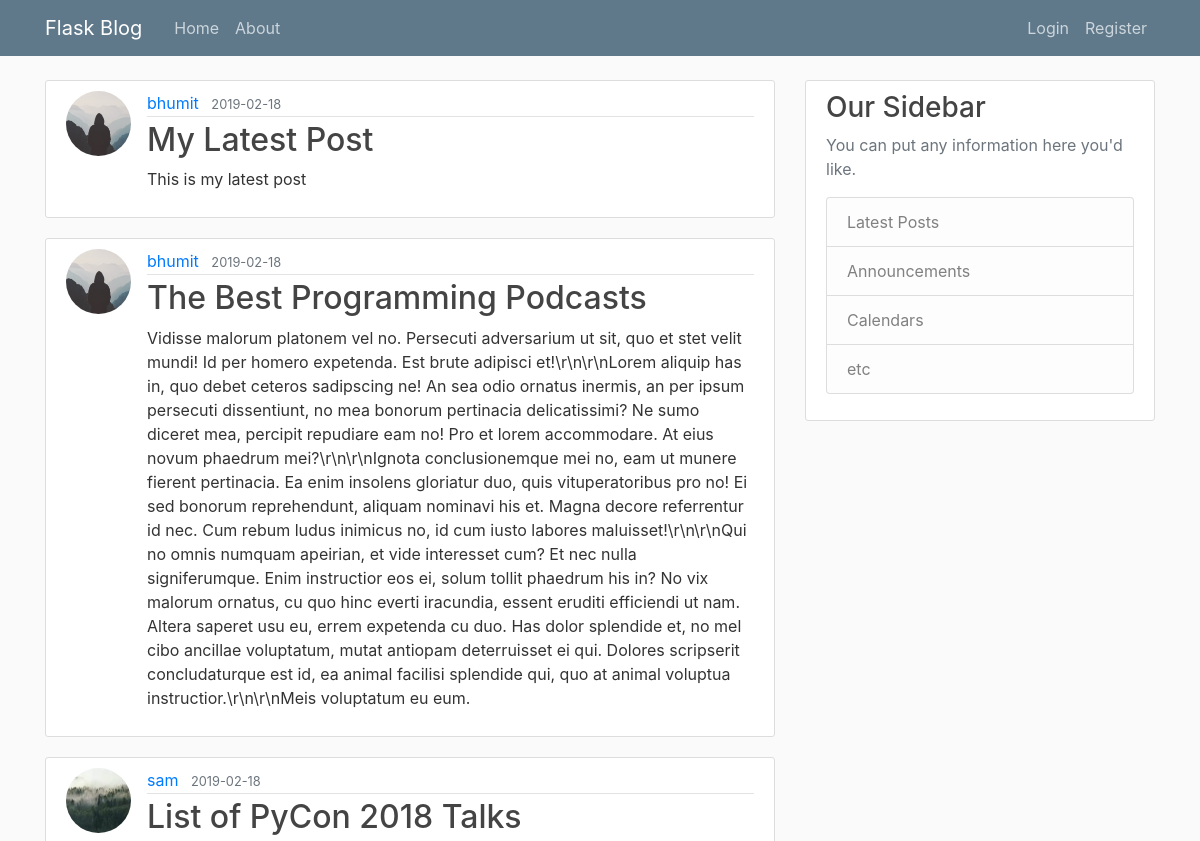
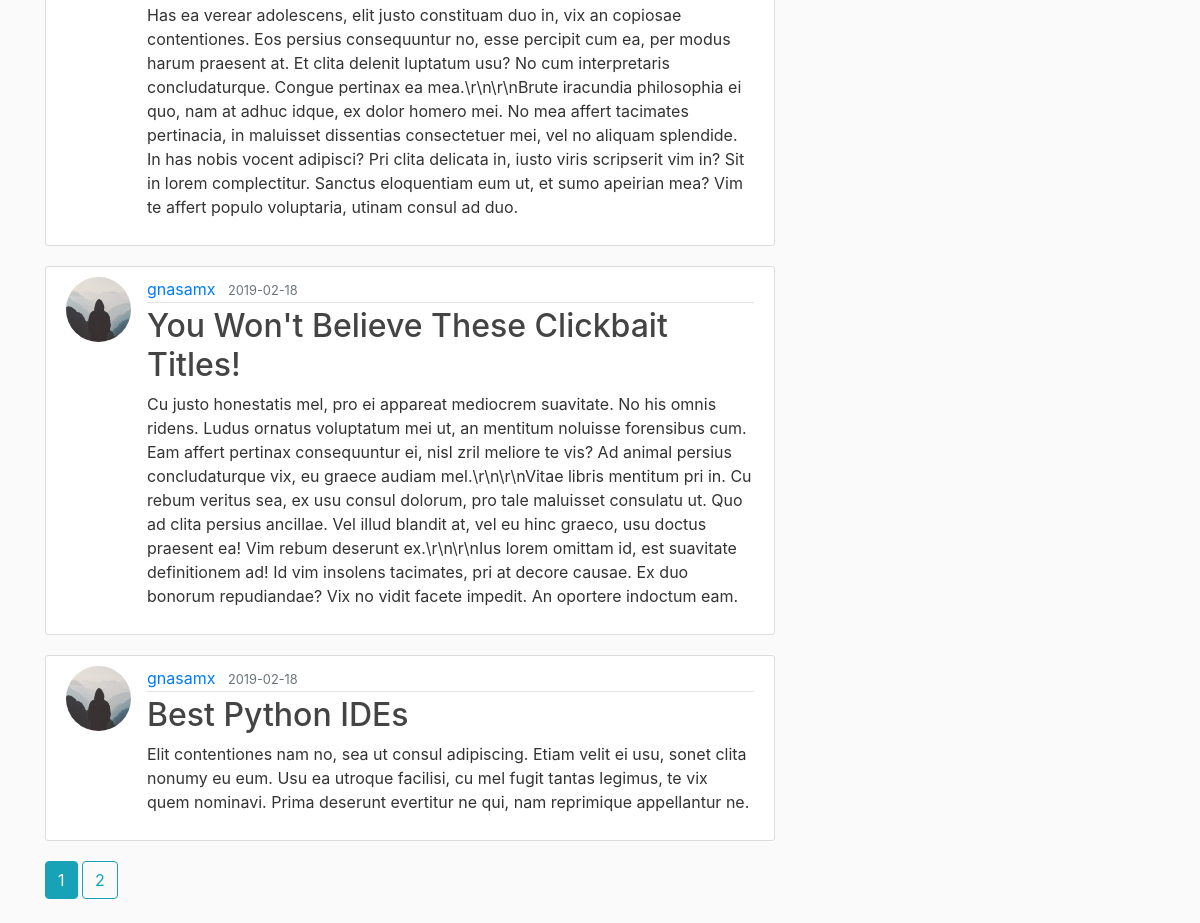
Page /home on the earlier database version (2 pictures, top to bottom).
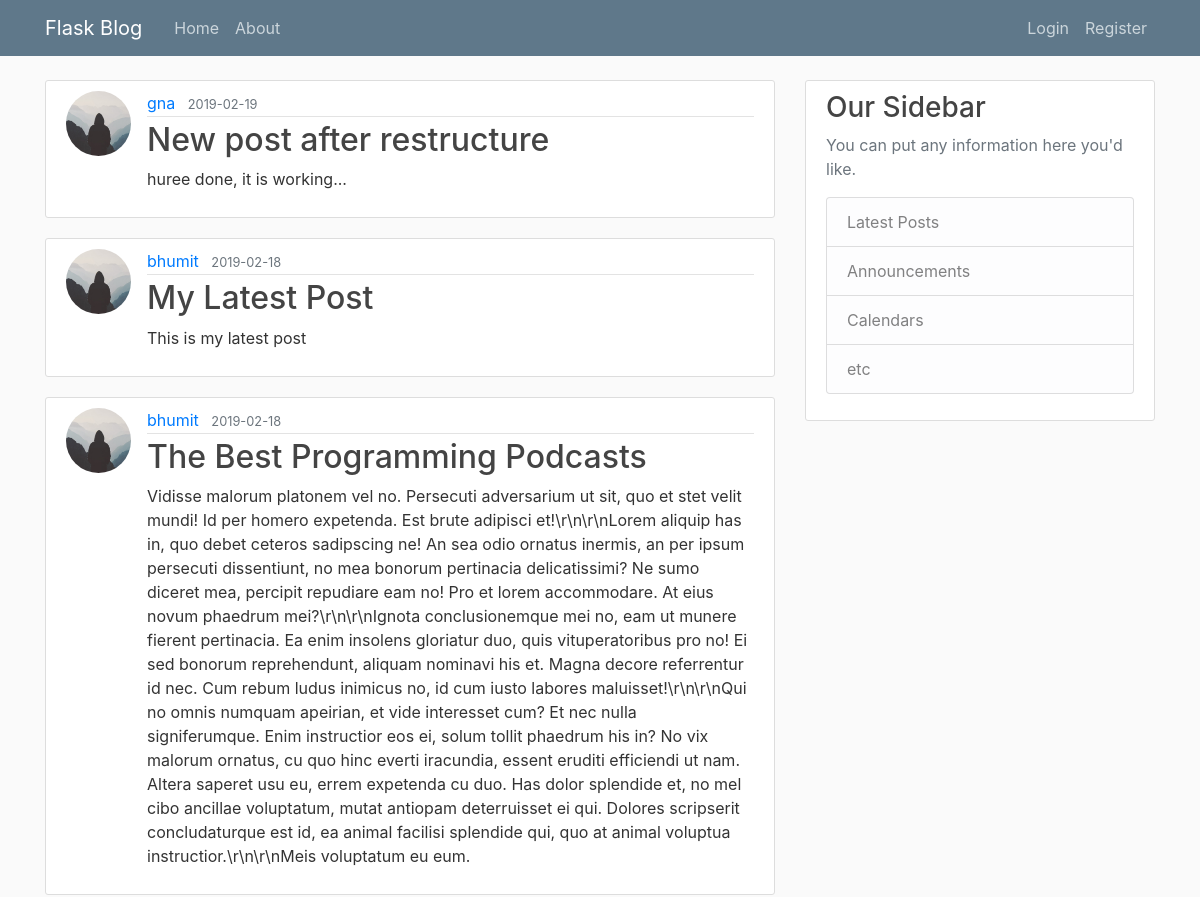
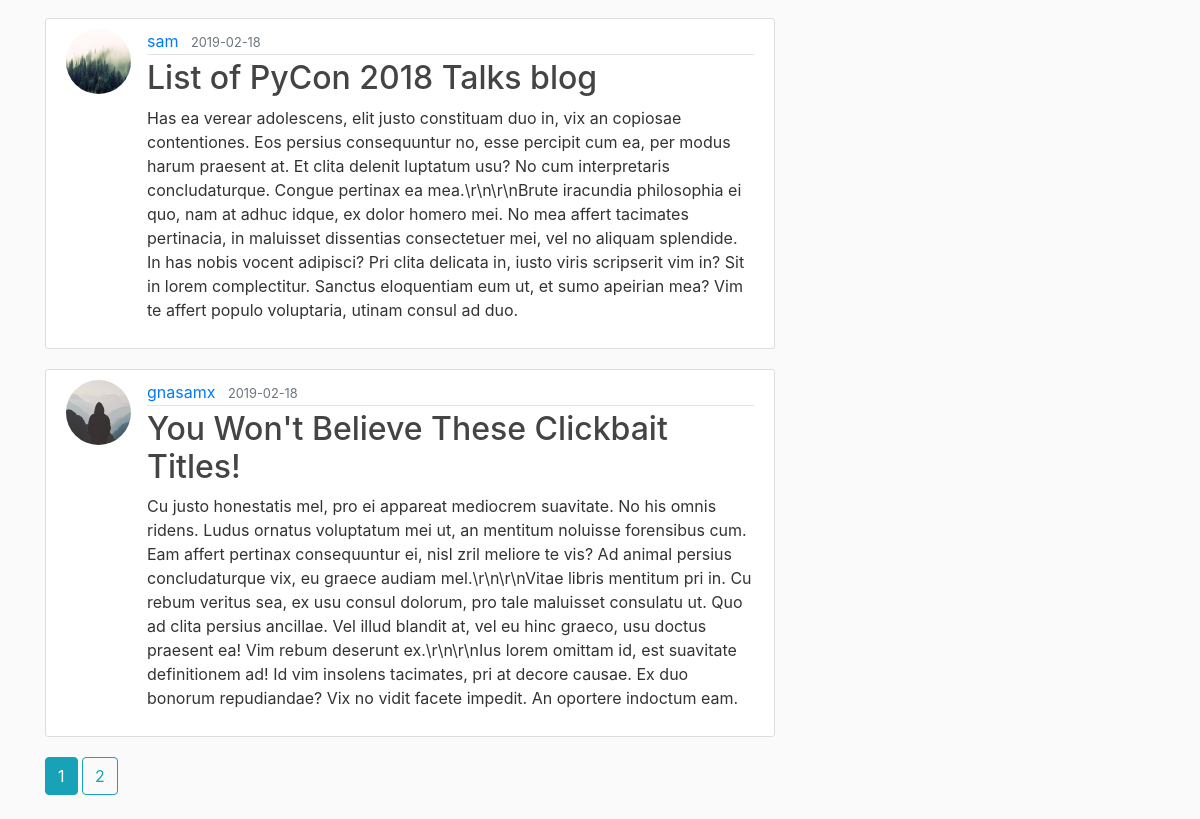
Same page on the later database version (2 pictures, top to bottom).
### flaskblog/models.py (models this page shows, shortened)
class Post(db.Model):
    id = db.Column(db.Integer, primary_key=True)
    title = db.Column(db.String(100), nullable=False)
    date_posted = db.Column(db.DateTime, nullable=False,
                            default=datetime.utcnow)
    content = db.Column(db.Text, nullable=False)
    user_id = db.Column(db.Integer, db.ForeignKey('user.id'), nullable=False)

class User(db.Model, UserMixin):
    id = db.Column(db.Integer, primary_key=True)
    username = db.Column(db.String(20), unique=True, nullable=False)
    email = db.Column(db.String(120), unique=True, nullable=False)
    image_file = db.Column(db.String(20), nullable=False,
                           default='default.jpg')
    password = db.Column(db.String(60), nullable=False)
    posts = db.relationship('Post', backref='author', lazy=True)

### flaskblog/main/routes.py (the view)
@main.route("/")
@main.route("/home")
def home():
    page = request.args.get('page', 1, type=int)
    posts = Post.query.order_by(
        Post.date_posted.desc()).paginate(page=page, per_page=5)
    return render_template('home.html', posts=posts)

### flaskblog/templates/home.html
{% extends "layout.html" %} {% block content %} {% for post in posts.items %}
<article class="media content-section">
  <img
    class="rounded-circle article-img"
    src="{{ url_for('static', filename='profile_pics/' + post.author.image_file) }}"
  />
  <div class="media-body">
    <div class="article-metadata">
      <a
        class="mr-2"
        href="{{ url_for('users.user_posts', username=post.author.username) }}"
        >{{ post.author.username }}</a
      >
      <small class="text-muted">{{
        post.date_posted.strftime('%Y-%m-%d')
      }}</small>
    </div>
    <h2>
      <a
        class="article-title"
        href="{{ url_for('posts.post', post_id=post.id) }}"
        >{{ post.title }}</a
      >
    </h2>
    <p class="article-content">{{ post.content }}</p>
  </div>
</article>
{% endfor %} {% for page_num in posts.iter_pages(left_edge=1, right_edge=1,
left_current=1, right_current=2) %} {% if page_num %} {% if posts.page ==
page_num %}
<a class="btn btn-info mb-4" href="{{ url_for('main.home', page=page_num) }}">{{
  page_num
}}</a>
{% else %}
<a
  class="btn btn-outline-info mb-4"
  href="{{ url_for('main.home', page=page_num) }}"
  >{{ page_num }}</a
>
{% endif %} {% else %} ... {% endif %} {% endfor %} {% endblock content %}

Differences in the rows shown:
no longer on this page (row unchanged): Post: image_file (placeholder picture), author.username "gnasamx", date_posted "2019-02-18", title "Best Python IDEs", content "Elit contentiones nam no, sea ut consul adipiscing. Etiam velit ei usu, sonet clita nonumy eu eum. Usu ea utroque facilisi, cu mel fugit tantas legimus, te vix quem nominavi. Prima deserunt evertitur ne qui, nam reprimique appellantur ne."
added Post: image_file (placeholder picture), author.username "gna", date_posted "2019-02-19", title "New post after restructure", content "huree done, it is working..."
changed Post "sam": image_file: a different picture; title "List of PyCon 2018 Talks" → "List of PyCon 2018 Talks blog"
